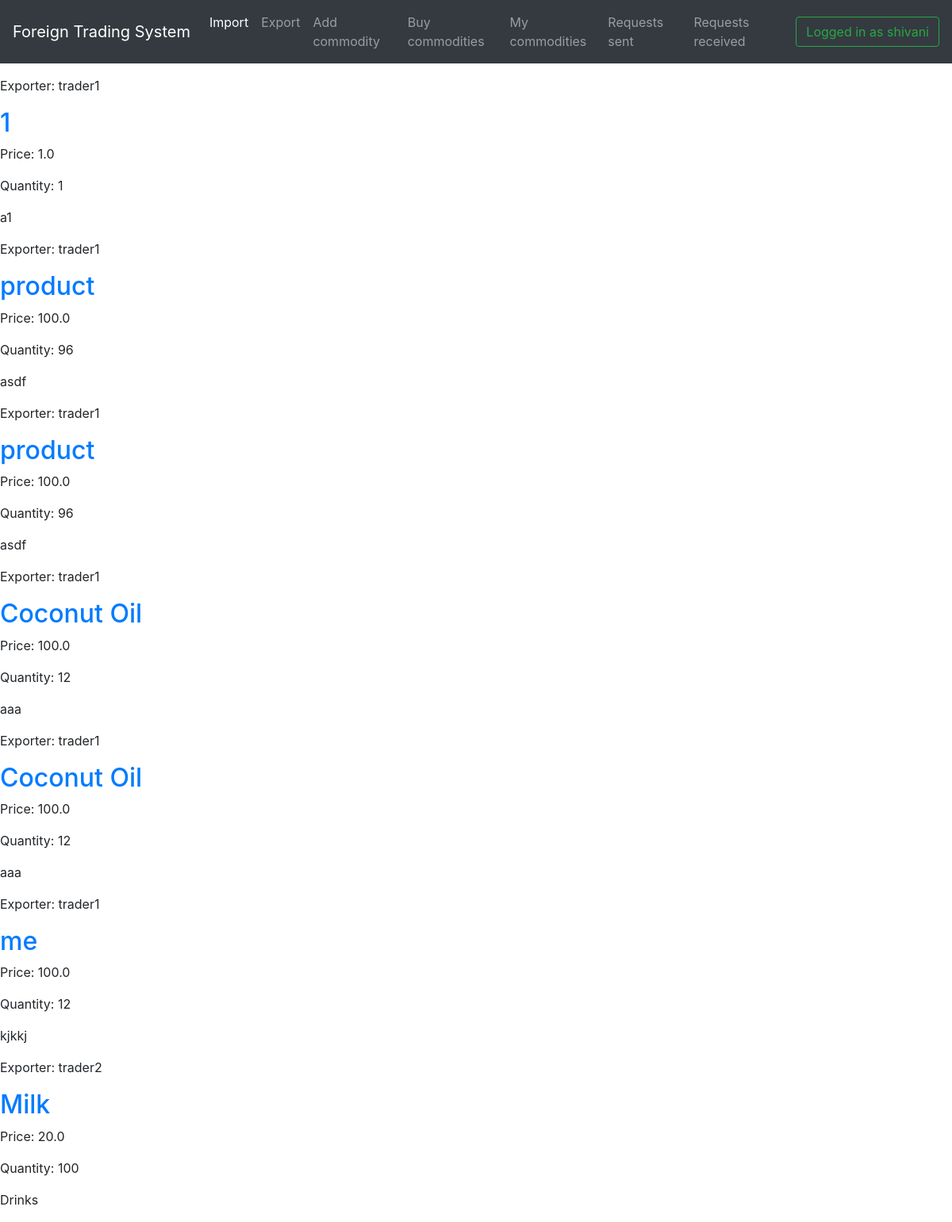
The app's page /trade/ (signed in), older data.
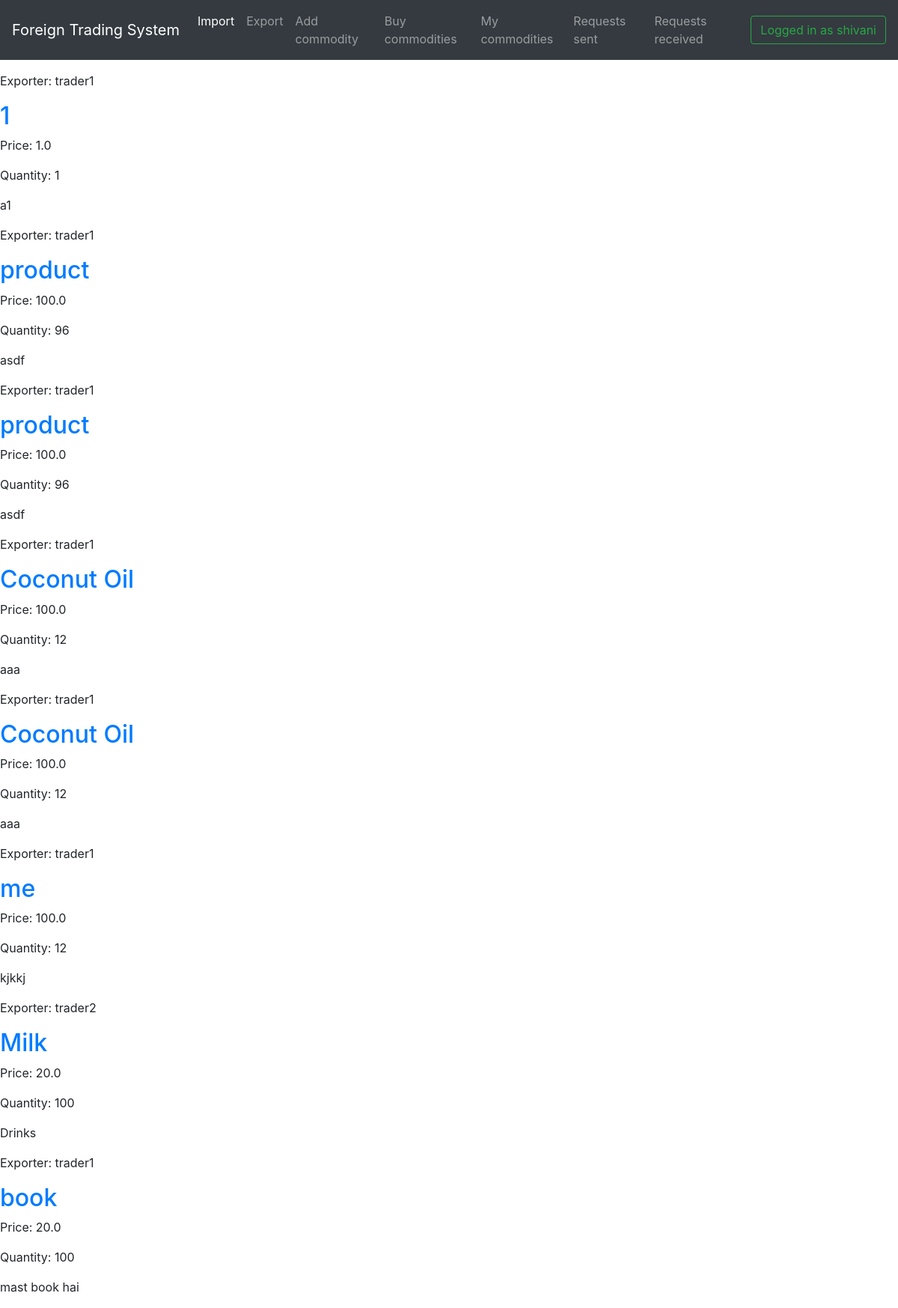
The same page, newer data.
### trade/models.py (models this page shows)
class Commodity(models.Model):
    commodityName = models.CharField( max_length = 50)
    exporterName = models.ForeignKey(User, on_delete=models.PROTECT)
    price = models.FloatField()
    quantityAvailable = models.IntegerField()
    description = models.TextField()
    def __str__(self):
        return self.commodityName

### trade/views.py (the view)
def homePageView(request):
    posts= Commodity.objects.exclude(exporterName = request.user)
    print posts
    context = {
        'posts' : posts
    }
    return render(request,'trade/trader.html',context)

### trade/templates/trade/trader.html (shortened to what this page needs)
{% extends 'basetemp.html' %}
{% block content %}
 {% for post in posts %}
      <div>
          <p>Exporter: {{ post.exporterName }}</p>
          <h2><a href="">{{ post.commodityName }}</a></h2>
          <p>Price: {{ post.price }}</p>
          <p>Quantity: {{ post.quantityAvailable }}</p>
          <p>{{ post.description|linebreaksbr }}</p>
      </div>
  {% endfor %}
{% endblock %}

Row changes from the older to the newer data that the page shows:
added Commodity: exporterName "trader1", commodityName "book", price "20.0", quantityAvailable "100", description "mast book hai"
